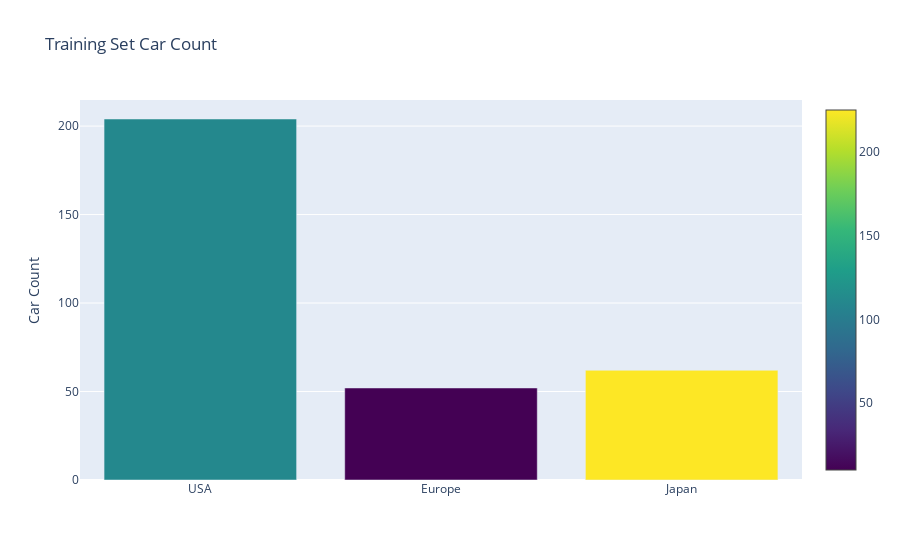

Notebook code cell kept with this figure:
### Code cell
# Training Set Car Count
trace = go.Bar(x = ['USA', 'Europe', 'Japan'],
              y = [usa['mpg'].count(),europe['mpg'].count(), japan['mpg'].count()], 
              marker = dict(color = [111, 10, 225, 175],
                           colorscale = "Viridis", 
                           showscale = True))
layout = go.Layout(title = "Training Set Car Count ", 
                  yaxis = dict(title = "Car Count"))
data = [trace]
fig = go.Figure(data = data, layout = layout)
py.iplot(fig)

### Figure 1 — Plotly figure (JSON) as saved in the notebook; plotly's stock layout.template omitted (floating-point values rounded to 4 significant figures)
{"data": [{"marker": {"color": [111, 10, 225, 175], "colorscale": [[0, "#440154"], [0.1111, "#482878"], [0.2222, "#3e4989"], [0.3333, "#31688e"], [0.4444, "#26828e"], [0.5556, "#1f9e89"], [0.6667, "#35b779"], [0.7778, "#6ece58"], [0.8889, "#b5de2b"], [1, "#fde725"]], "showscale": true}, "type": "bar", "x": ["USA", "Europe", "Japan"], "y": [204, 52, 62]}], "layout": {"title": {"text": "Training Set Car Count "}, "yaxis": {"title": {"text": "Car Count"}}}}
